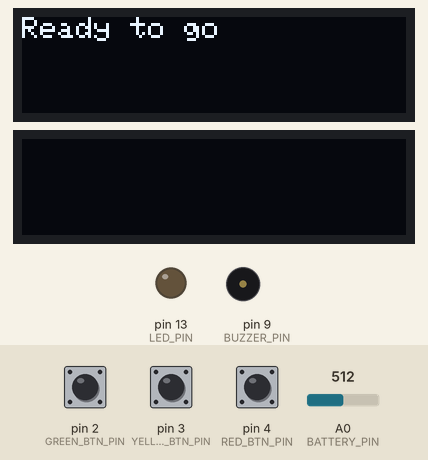
The program below on a simulated Arduino Nano, built with avr-gcc and run on an emulated ATmega328P. Parts: 2 × 128×32 one-colour display, output pins drawn as LEDs (lit = HIGH), buzzer (waves = sounding). Inputs (shaded band) come from the test bench; at power-on: pin 2 (GREEN_BTN_PIN) HIGH, pin 4 (RED_BTN_PIN) HIGH, pin 3 (YELLOW_BTN_PIN) HIGH, A0 (BATTERY_PIN) = 512. What the program prints to the serial monitor is not drawn.

Above: at 1.2 s.
1.3 s: pin 2 (GREEN_BTN_PIN) pulled LOW for 0.15 s
At 3.1 s:
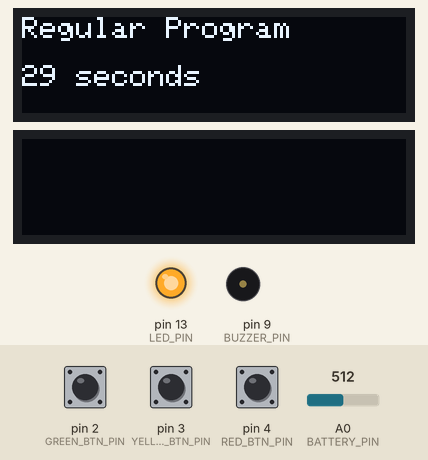
3.8 s: pin 4 (RED_BTN_PIN) pulled LOW for 0.15 s
At 6.0 s:
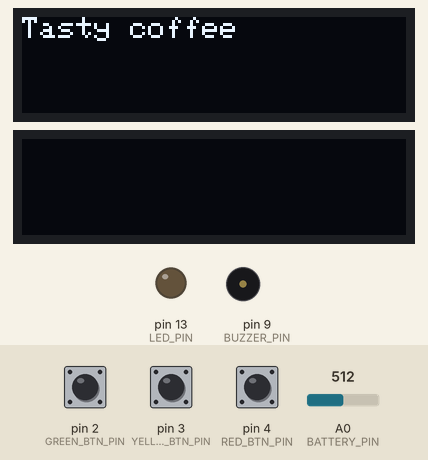
6.9 s: pin 2 (GREEN_BTN_PIN) pulled LOW for 3.2 s
At 11.3 s:
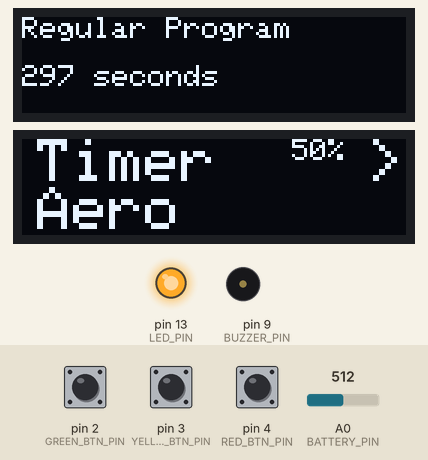
11.6 s: pin 4 (RED_BTN_PIN) pulled LOW for 3.2 s
At 15.6 s:
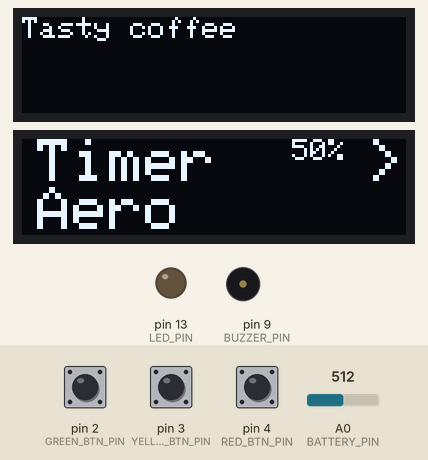
16.3 s: pin 3 (YELLOW_BTN_PIN) pulled LOW for 3.2 s
At 19.7 s:
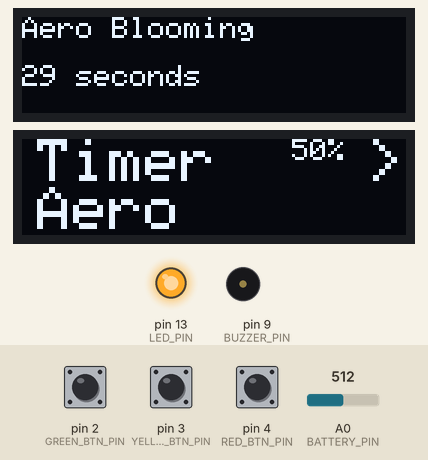
21.4 s: pin 4 (RED_BTN_PIN) pulled LOW for 1 s
At 21.76 s:
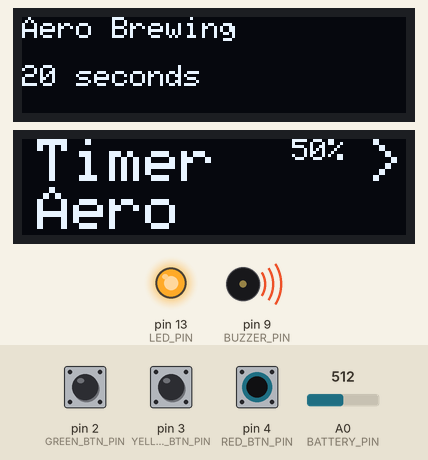
Timing chart, 0 to 24.4 s (numbered marks = the images above; inputs shaded):
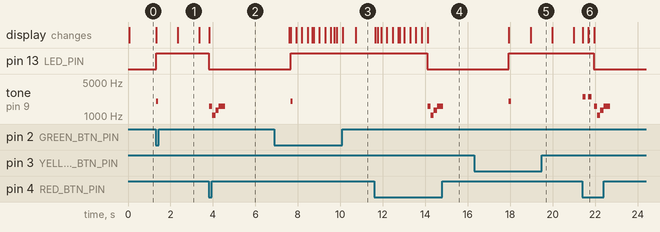

Measured:
- after the input at 1.3 s, pin 13 (LED_PIN): LOW → HIGH at once; tone on pin 9 (BUZZER_PIN): silent → 2000 Hz at once, → silent 0.10 s later; the display: first changes at once (image 1 shows a later state)
- after the input at 3.8 s, pin 13 (LED_PIN): HIGH → LOW at once; tone on pin 9 (BUZZER_PIN): plays 1568 Hz for 0.15 s, 1047 Hz for 0.15 s, 1319 Hz for 0.15 s, 1568 Hz for 0.30 s, starting at once; the display: changes at once (image 2)
- after the input at 6.9 s, pin 13 (LED_PIN): LOW → HIGH after 0.76 s; tone on pin 9 (BUZZER_PIN): silent → 2000 Hz after 0.76 s, → silent 0.10 s later; the display: first differs from a run without the input after 0.76 s (image 3 shows a later state)
- after the input at 11.6 s, pin 13 (LED_PIN): HIGH → LOW after 2.5 s; tone on pin 9 (BUZZER_PIN): plays 1568 Hz for 0.15 s, 1047 Hz for 0.15 s, 1319 Hz for 0.15 s, 1568 Hz for 0.30 s, starting after 2.5 s
- after the input at 16.3 s, pin 13 (LED_PIN): LOW → HIGH after 1.6 s; tone on pin 9 (BUZZER_PIN): silent → 2000 Hz after 1.6 s, → silent 0.10 s later; the display: first changes after 1.6 s (image 5 shows a later state)
- after the input at 21.4 s, pin 13 (LED_PIN): HIGH → LOW after 0.54 s; tone on pin 9 (BUZZER_PIN): plays 2500 Hz for 0.15 s, 2500 Hz for 0.15 s, 1568 Hz for 0.15 s, 1047 Hz for 0.15 s, 1319 Hz for 0.15 s, 1568 Hz for 0.30 s, starting at once
- what the display in image 1 shows lasts 1.1 s, from 2.3 s to 3.4 s

The program:

main.cpp
```cpp
#include <Arduino.h>
#include <Wire.h>
#include <Adafruit_GFX.h>
#include <Adafruit_SSD1306.h>
#include "Display.h"
#include "Buzzer.h"

#define SCREEN_WIDTH 128
#define SCREEN_HEIGHT 32
#define OLED_RESET -1
Adafruit_SSD1306 display(SCREEN_WIDTH, SCREEN_HEIGHT, &Wire, OLED_RESET);

// Piny
const int GREEN_BTN_PIN = 2;
const int YELLOW_BTN_PIN = 3;
const int RED_BTN_PIN = 4;
const int BUZZER_PIN = 9;
const int LED_PIN = 13;

// Zmienne do debouncingu
unsigned long lastButtonPress = 0;
const unsigned long DEBOUNCE_DELAY = 250; // 250ms między wciśnięciami

// Stany programu
enum ProgramState {
  READY,
  REGULAR_PROGRAM,
  AERO_BLOOMING,
  AERO_BREWING,
  AERO_PRESSING
};

ProgramState currentState = READY;
unsigned long timerStart = 0;
int remainingSeconds = 0;

// Obiekty globalne
Display displayUI;
Buzzer buzzer(BUZZER_PIN);

void updateDisplay(const char* status, int seconds = -1) {
  display.clearDisplay();
  display.setTextSize(1);
  display.setTextColor(SSD1306_WHITE);
  display.setCursor(0,0);
  display.println(status);

  if (seconds >= 0) {
    display.setCursor(0,16);
    display.print(seconds);
    display.println(" seconds");
  }

  display.display();
}

void setup() {
  Serial.begin(9600);

  if(!display.begin(SSD1306_SWITCHCAPVCC, 0x3C)) {
    Serial.println(F("SSD1306 allocation failed"));
    for(;;);
  }

  display.clearDisplay();
  display.display();

  pinMode(GREEN_BTN_PIN, INPUT_PULLUP);
  pinMode(YELLOW_BTN_PIN, INPUT_PULLUP);
  pinMode(RED_BTN_PIN, INPUT_PULLUP);
  pinMode(LED_PIN, OUTPUT);

  updateDisplay("Ready to go");
  Serial.println("System gotowy");
}

void loop() {
  bool greenPressed = !digitalRead(GREEN_BTN_PIN);
  bool yellowPressed = !digitalRead(YELLOW_BTN_PIN);
  bool redPressed = !digitalRead(RED_BTN_PIN);

  unsigned long currentTime = millis();

  // Debugowanie
  if (greenPressed || yellowPressed || redPressed) {
    Serial.print("Buttons: G:");
    Serial.print(greenPressed);
    Serial.print(" Y:");
    Serial.print(yellowPressed);
    Serial.print(" R:");
    Serial.println(redPressed);
  }

  if ((currentTime - lastButtonPress) >= DEBOUNCE_DELAY) {
    if (greenPressed || yellowPressed || redPressed) {
      lastButtonPress = currentTime;

      switch (currentState) {
        case READY:
          if (greenPressed) {
            currentState = REGULAR_PROGRAM;
            remainingSeconds = 30;
            timerStart = currentTime;
            updateDisplay("Regular Program", remainingSeconds); // Używamy prostszej funkcji
            digitalWrite(LED_PIN, HIGH);
            buzzer.beep();
          }
          else if (yellowPressed) {
            currentState = AERO_BLOOMING;
            remainingSeconds = 30;
            timerStart = currentTime;
            updateDisplay("Aero Blooming", remainingSeconds); // Używamy prostszej funkcji
            digitalWrite(LED_PIN, HIGH);
            buzzer.beep();
          }
          break;

        case REGULAR_PROGRAM:
          if (greenPressed) {
            remainingSeconds += 30;
            updateDisplay("Regular Program", remainingSeconds);
            Serial.print("Dodano 30s. Pozostalo: ");
            Serial.println(remainingSeconds);
          }
          if (redPressed) {
            if (remainingSeconds > 30) {
              remainingSeconds -= 30;
              updateDisplay("Regular Program", remainingSeconds);
              Serial.print("Odjeto 30s. Pozostalo: ");
              Serial.println(remainingSeconds);
            } else {
              currentState = READY;
              digitalWrite(LED_PIN, LOW);
              updateDisplay("Tasty coffee");
              buzzer.playMarioFinish();
              delay(3000);
              displayUI.showMainMenu(true);
            }
          }
          break;

        case AERO_BLOOMING:
          if (redPressed || remainingSeconds <= 0) {
            currentState = AERO_BREWING;
            remainingSeconds = 90;
            timerStart = currentTime;
            updateDisplay("Aero Blooming", remainingSeconds);
            buzzer.beepState();
          }
          break;

        case AERO_BREWING:
          if (redPressed || remainingSeconds <= 0) {
            currentState = AERO_PRESSING;
            remainingSeconds = 20;
            timerStart = currentTime;
            updateDisplay("Aero Brewing", remainingSeconds);
            buzzer.beepState();
          }
          break;

        case AERO_PRESSING:
          if (redPressed || remainingSeconds <= 0) {
            currentState = READY;
            digitalWrite(LED_PIN, LOW);
            updateDisplay("Tasty coffee");
            buzzer.playMarioFinish();
            delay(3000);
            displayUI.showMainMenu(true);
          }
          break;
      }
    }
  }

  // Aktualizacja timera
  if (currentState != READY) {
    int elapsed = (currentTime - timerStart) / 1000;
    if (elapsed >= 1) {
      remainingSeconds--;
      timerStart = currentTime;

      if (remainingSeconds <= 3 && remainingSeconds > 0) {
        buzzer.beepWarning();
      }

      // Używamy prostszej funkcji wyświetlania
      switch (currentState) {
        case REGULAR_PROGRAM:
          updateDisplay("Regular Program", remainingSeconds);
          break;
        case AERO_BLOOMING:
          updateDisplay("Aero Blooming", remainingSeconds);
          break;
        case AERO_BREWING:
          updateDisplay("Aero Brewing", remainingSeconds);
          break;
        case AERO_PRESSING:
          updateDisplay("Aero Pressing", remainingSeconds);
          break;
      }
    }
  }

  delay(50);
}
```

Button.cpp
```cpp
#include "Button.h"
#include <Arduino.h>

Button::Button(int pin) : pin(pin), lastState(false), lastDebounceTime(0), currentState(false) {
  pinMode(pin, INPUT_PULLUP);
}

void Button::update() {
  bool reading = !digitalRead(pin);  // Odwracamy wartość bo używamy INPUT_PULLUP

  if (reading != lastState) {
    lastDebounceTime = millis();
  }

  if ((millis() - lastDebounceTime) > DEBOUNCE_DELAY) {
    if (reading != currentState) {
      currentState = reading;
    }
  }

  lastState = reading;
}

bool Button::isPressed() {
  return currentState;
}

bool Button::wasPressed() {
  static bool previousState = false;
  bool result = currentState && !previousState;
  previousState = currentState;
  return result;
}
```

Button.h
```cpp
#ifndef BUTTON_H
#define BUTTON_H

class Button {
  private:
    int pin;
    bool lastState;
    unsigned long lastDebounceTime;
    static const unsigned long DEBOUNCE_DELAY = 50;
    bool currentState;

  public:
    Button(int pin);
    void update();
    bool isPressed();
    bool wasPressed();
};

#endif 
```

Buzzer.cpp
```cpp
#include "Buzzer.h"
#include <Arduino.h>

Buzzer::Buzzer(int pin) : pin(pin) {
  pinMode(pin, OUTPUT);
}

void Buzzer::beep(int duration) {
  tone(pin, 2000, duration);
}

void Buzzer::beepState() {
  tone(pin, 2500, 150);
}

void Buzzer::beepWarning() {
  tone(pin, 3000, 50);
}

void Buzzer::playFinishMelody() {
  tone(pin, NOTE_C6, 150);
  delay(200);
  tone(pin, NOTE_E6, 150);
  delay(200);
  tone(pin, NOTE_G6, 150);
  delay(200);
  tone(pin, NOTE_C6, 300);
  delay(300);
}

void Buzzer::playWarningSound() {
  tone(pin, 3000, 50);
}

void Buzzer::playMarioFinish() {
  // Prosta melodia Mario
  tone(pin, NOTE_G6, 150);
  delay(150);
  tone(pin, NOTE_C6, 150);
  delay(150);
  tone(pin, NOTE_E6, 150);
  delay(150);
  tone(pin, NOTE_G6, 300);
  delay(300);
} 
```

Buzzer.h
```cpp
#ifndef BUZZER_H
#define BUZZER_H

class Buzzer {
  private:
    int pin;
    // Nuty z Mario
    static const int NOTE_C6 = 1047;
    static const int NOTE_E6 = 1319;
    static const int NOTE_E7 = 2637;
    static const int NOTE_C7 = 2093;
    static const int NOTE_G6 = 1568;
    static const int NOTE_G7 = 3136;

  public:
    Buzzer(int pin);
    void beep(int duration = 100);
    void beepState();
    void beepWarning();
    void playMarioFinish();
    void playFinishMelody();
    void playWarningSound();
};

#endif 
```

Display.cpp
```cpp
#include "Display.h"
#include <Wire.h>

// Dodane definicje
#define SSD1306_WHITE 1
#define SSD1306_SWITCHCAPVCC 0x2

Display::Display() {
  oled = new Adafruit_SSD1306(SCREEN_WIDTH, SCREEN_HEIGHT, &Wire, OLED_RESET);
}

bool Display::begin() {
  if(!oled->begin(SSD1306_SWITCHCAPVCC, 0x3C)) {
    return false;
  }
  oled->clearDisplay();
  oled->display();
  return true;
}

void Display::showMainMenu(bool isTimerSelected) {
  oled->clearDisplay();
  oled->setTextSize(2);
  oled->setTextColor(SSD1306_WHITE);

  oled->setCursor(5, 0);
  oled->println("Timer");

  oled->setCursor(5, 16);
  oled->println("Aero");

  oled->setCursor(115, isTimerSelected ? 0 : 16);
  oled->print(">");

  showBatteryStatus();
  oled->display();
}

void Display::showBigTimer(int seconds) {
  oled->clearDisplay();
  oled->setTextSize(3);
  oled->setTextColor(SSD1306_WHITE);

  char timeStr[6];
  sprintf(timeStr, "%d", seconds);
  int16_t x1, y1;
  uint16_t w, h;
  oled->getTextBounds(timeStr, 0, 0, &x1, &y1, &w, &h);
  int x = (SCREEN_WIDTH - w) / 2;
  int y = (SCREEN_HEIGHT - h) / 2;

  oled->setCursor(x, y);
  oled->print(seconds);

  showBatteryStatus();
  oled->display();
}

void Display::showAeroStatus(const char* status, int seconds) {
  oled->clearDisplay();

  oled->setTextSize(1);
  oled->setTextColor(SSD1306_WHITE);
  oled->setCursor(0, 0);
  oled->println(status);

  oled->setTextSize(3);
  char timeStr[6];
  sprintf(timeStr, "%d", seconds);
  int16_t x1, y1;
  uint16_t w, h;
  oled->getTextBounds(timeStr, 0, 0, &x1, &y1, &w, &h);
  int x = (SCREEN_WIDTH - w) / 2;

  oled->setCursor(x, 12);
  oled->print(seconds);

  showBatteryStatus();
  oled->display();
}

void Display::showMessage(const char* message) {
  oled->clearDisplay();
  oled->setTextSize(1);
  oled->setTextColor(SSD1306_WHITE);
  oled->setCursor(0, 0);
  oled->println(message);
  oled->display();
}

void Display::showBatteryStatus() {
  int batteryLevel = analogRead(BATTERY_PIN);
  int percentage = map(batteryLevel, 0, 1023, 0, 100);

  oled->setTextSize(1);
  oled->setCursor(90, 0);
  oled->print(percentage);
  oled->print("%");
} 
```

Display.h
```cpp
#ifndef DISPLAY_H
#define DISPLAY_H

#include <Adafruit_SSD1306.h>

class Display {
  private:
    Adafruit_SSD1306* oled;
    static const int SCREEN_WIDTH = 128;
    static const int SCREEN_HEIGHT = 32;
    static const int OLED_RESET = -1;
    static const int BATTERY_PIN = A0;

  public:
    Display();
    bool begin();
    void showMainMenu(bool isTimerSelected);
    void showBigTimer(int seconds);
    void showAeroStatus(const char* status, int seconds);
    void showMessage(const char* message);
    void showBatteryStatus();
    void clearDisplay() { oled->clearDisplay(); oled->display(); }
    void setTextSize(int size) { oled->setTextSize(size); }
    void setTextColor(int color = SSD1306_WHITE) { oled->setTextColor(color); }
    void setCursor(int x, int y) { oled->setCursor(x, y); }
    void println(const char* text) { oled->println(text); }
    void print(const char* text) { oled->print(text); }
    void print(int number) { oled->print(number); }
    void display() { oled->display(); }
};

#endif 
```
